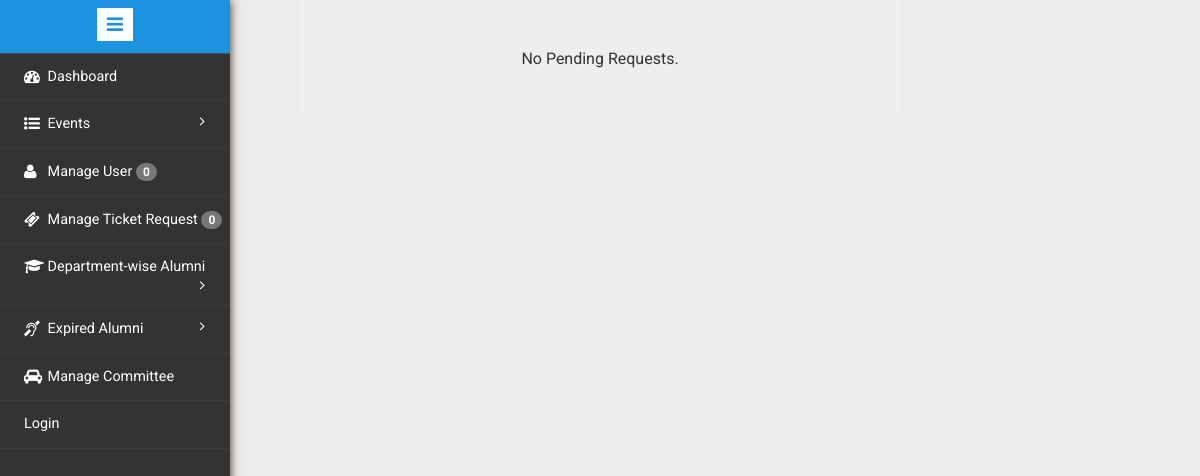
/Admin/adminNew/manageUser.php, run on an earlier commit of the app's database.
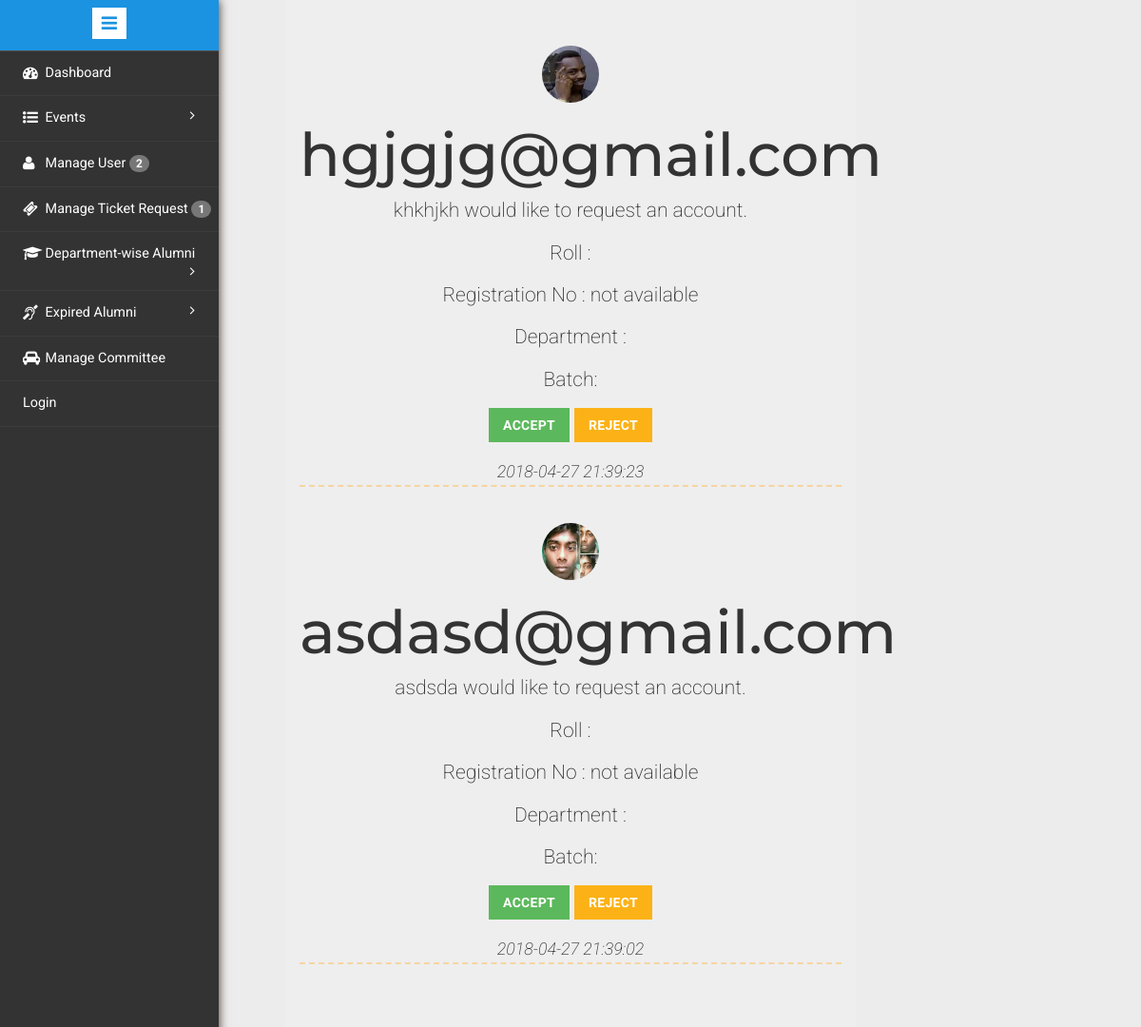
And on a later commit of the database.
### tables this page shows
CREATE TABLE `requests` (
  `id` int(11) NOT NULL,
  `username` varchar(255) NOT NULL,
  `fullname` varchar(255) NOT NULL,
  `email` text NOT NULL,
  `password` text NOT NULL,
  `image` varchar(255) NOT NULL,
  `message` text NOT NULL,
  `date` datetime NOT NULL
);

### Admin/adminNew/includes/functions.php (called while the page is built, shortened)
<?php
function fetchAll($query){
    $con = new PDO(DBINFO, DBUSER, DBPASS);
    $stmt = $con->query($query);
    return $stmt->fetchAll();
}
?>

### Admin/adminNew/manageUser.php (the view, shortened to what this page needs)
<?php
include 'includes/functions.php';
?>
<!doctype html>
<html lang="en">
<head>
    <link href="css/bootstrap.min.css" rel='stylesheet' type='text/css'/>
    <link href="css/style.css" rel='stylesheet' type='text/css'/>
    <link rel="stylesheet" href="css/morris.css" type="text/css"/>
    <link href="css/font-awesome.css" rel="stylesheet">
    <link rel="stylesheet" href="css/icon-font.min.css" type='text/css'/>
</head>
<body>
<?php
include 'includes/sidebarmenu.php';
?>
<main role="main" style="margin: 0 auto; width: 600px;;">
    <section class="jumbotron text-center">
        <div class="container">
            <?php
            $query = "select * from alumni.requests ORDER BY requests.date DESC;";
            if (count(fetchAll($query)) > 0)
            {
                foreach (fetchAll($query) as $row)
                {
                    ?>
                    <img src="../../images/userImages/<?php echo $row['image'] ?>" class="img-circle"
                         style="height: 60px;width: 60px;">
                    <h1 class="jumbotron-heading"><?php echo $row['email'] ?></h1>
                    <p class="lead"><?php echo $row['message'] ?></p>
                    <p class="lead">Roll : <?php echo $row['roll'] ?></p>
                    <p class="lead">Registration No : <?php
                        if (empty($row['registration_no']))
                        {
                            echo "not available";
                        }
                        else
                        {
                            echo $row['registration_no'];
                        }
                        ?></p>
                    <p class="lead">Department : <?php echo $row['department'] ?></p>
                    <p class="lead">Batch: <?php echo $row['batch_no'] ?></p>
                    <p>
                        <a href="../accept.php?id=<?php echo $row['id'] ?>" class="btn btn-success my-2">Accept</a>
                        <a href="../reject.php?id=<?php echo $row['id'] ?>" class="btn btn-danger my-2">Reject</a>
                    </p>
                    <p style="border-bottom: 2px dashed #f7d4a1;">
                        <small><i><?php echo $row['date'] ?></i></small>
                    </p><br>
                    <?php
                }
            }
            else
            {
                echo "No Pending Requests.";
            }
            ?>
        </div>
    </section>
</main>
</body>
</html>

### Admin/adminNew/includes/sidebarmenu.php (shortened to what this page needs)
<div class="sidebar-menu">
					<header class="logo1">
						<a href="#" class="sidebar-icon"> <span class="fa fa-bars"></span> </a>
					</header>
                           <div class="menu">
									<ul id="menu" >
										<li><a href="../index.php"><i class="fa fa-tachometer"></i> <span>Dashboard</span><div class="clearfix"></div></a></li>
									 <li id="menu-academico" ><a href="#"><i class="fa fa-list-ul" aria-hidden="true"></i><span> Events</span> <span class="fa fa-angle-right" style="float: right"></span><div class="clearfix"></div></a>
									 </li>
										<?php
										$db = new mysqli('localhost', 'root', '', 'alumni') or die("Can't Connect to database");
										$query = 'SELECT * FROM alumni.requests' ;
										$res = $db->query($query) or die("Can't Connect to Query...");
										$row_cnt = $res->num_rows;
										?>
										<li><a href="manageUser.php"><i class="fa fa-user" aria-hidden="true"></i>
												<span>Manage User <span class="badge badge-light"> <?php echo $row_cnt; ?> </span></span><div class="clearfix"></div>
											</a>
										</li>
										<?php
										$db = new mysqli('localhost', 'root', '', 'alumni') or die("Can't Connect to database");
										$query = 'SELECT * FROM alumni.validate_ticket' ;
										$res = $db->query($query) or die("Can't Connect to Query...");
										$row_cnt = $res->num_rows;
										?>
										<li><a href="manageTicket.php"><i class="fa fa-ticket" aria-hidden="true"></i>
												<span>Manage Ticket Request <span class="badge badge-light"> <?php echo $row_cnt; ?> </span></span><div class="clearfix"></div>
											</a>
										</li>
										<li id="menu-academico" ><a href="#"><i class="fa fa-graduation-cap" aria-hidden="true"></i><span>Department-wise Alumni</span> <span class="fa fa-angle-right" style="float: right"></span><div class="clearfix"></div></a>
										</li>
										<li id="menu-academico" ><a href="#"><i class="fa fa-deaf" aria-hidden="true"></i><span> Expired Alumni</span> <span class="fa fa-angle-right" style="float: right"></span><div class="clearfix"></div></a>
										</li>
										<li><a href="manageCommittee.php"><i class="fa fa-automobile" aria-hidden="true"></i>
												<span>Manage Committee</span><div class="clearfix"></div>
											</a>
										</li>
										<?php
										if (!isset($_SESSION['status']))
										{
											echo ' <li><a href="login.php">Login</a></li>';
										}
										?>
								  </ul>
								</div>
							  </div>

What changed in the data, as far as the page shows it:
added requests: image (picture), email "hgjgjg@gmail.com", message "khkhjkh would like to request an account.", shows "not available", date "2018-04-27 21:39:23"
added requests: image (picture), email "asdasd@gmail.com", message "asdsda would like to request an account.", shows "not available", date "2018-04-27 21:39:02"
Also different on the page:
$row_cnt: "0" → "2"
$row_cnt: "0" → "1"
text no longer shown: "No Pending Requests."
